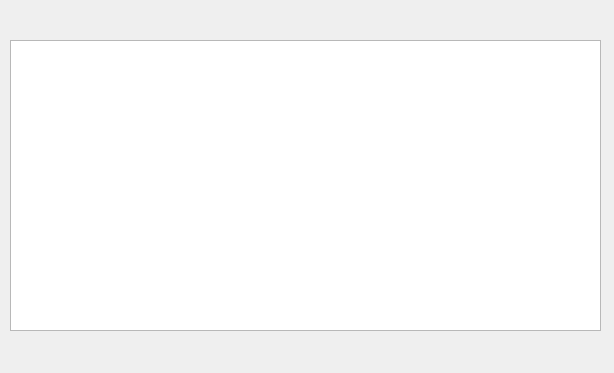
<?xml version="1.0" encoding="UTF-8"?>
<ui version="4.0">
 <class>Testing</class>
 <widget class="QWidget" name="Testing">
  <property name="geometry">
   <rect>
    <x>0</x>
    <y>0</y>
    <width>614</width>
    <height>373</height>
   </rect>
  </property>
  <property name="sizePolicy">
   <sizepolicy hsizetype="MinimumExpanding" vsizetype="MinimumExpanding">
    <horstretch>0</horstretch>
    <verstretch>0</verstretch>
   </sizepolicy>
  </property>
  <property name="windowTitle">
   <string>Testing</string>
  </property>
  <property name="layoutDirection">
   <enum>Qt::LeftToRight</enum>
  </property>
  <widget class="QTableView" name="tableView">
   <property name="geometry">
    <rect>
     <x>10</x>
     <y>40</y>
     <width>591</width>
     <height>291</height>
    </rect>
   </property>
   <property name="editTriggers">
    <set>QAbstractItemView::NoEditTriggers</set>
   </property>
  </widget>
 </widget>
 <resources/>
 <connections/>
</ui>
